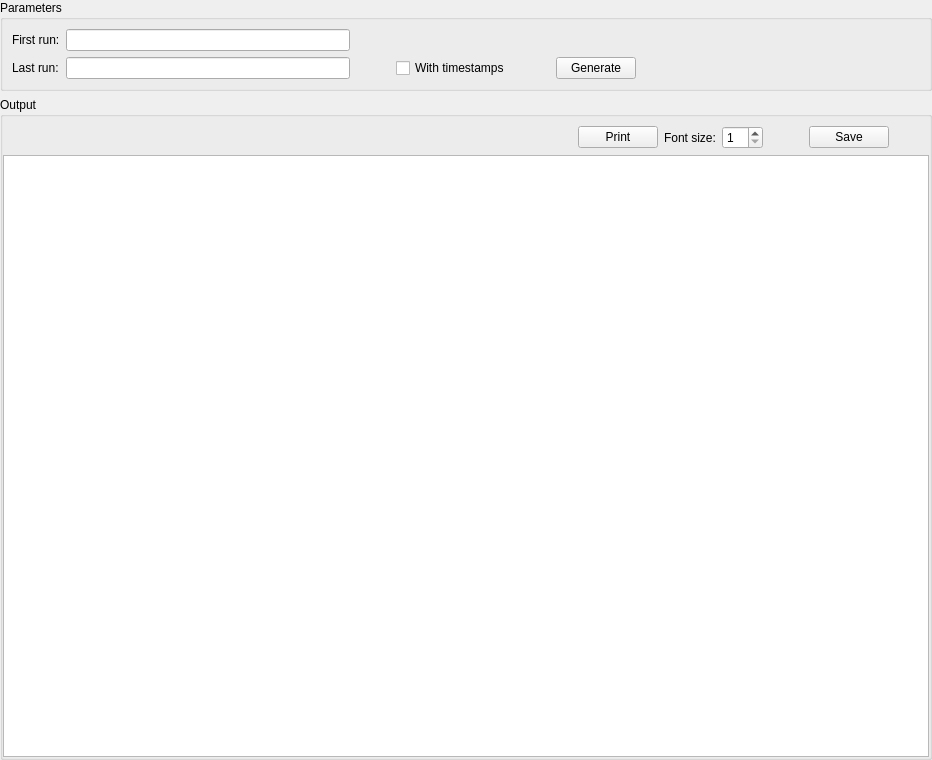
<?xml version="1.0" encoding="UTF-8"?>
<ui version="4.0">
 <class>ProtoPanel</class>
 <widget class="QWidget" name="ProtoPanel">
  <property name="geometry">
   <rect>
    <x>0</x>
    <y>0</y>
    <width>932</width>
    <height>760</height>
   </rect>
  </property>
  <property name="windowTitle">
   <string>Protocol generator</string>
  </property>
  <property name="windowIcon">
   <iconset resource="../../../../resources/nicos-gui.qrc">
    <normaloff>:/paste</normaloff>:/paste</iconset>
  </property>
  <layout class="QVBoxLayout" name="verticalLayout_2">
   <property name="margin">
    <number>0</number>
   </property>
   <item>
    <widget class="QGroupBox" name="groupBox">
     <property name="title">
      <string>Parameters</string>
     </property>
     <layout class="QGridLayout" name="gridLayout">
      <item row="1" column="5">
       <widget class="QPushButton" name="genBtn">
        <property name="text">
         <string>Generate</string>
        </property>
        <property name="icon">
         <iconset resource="../../../../resources/nicos-gui.qrc">
          <normaloff>:/down</normaloff>:/down</iconset>
        </property>
        <property name="iconSize">
         <size>
          <width>20</width>
          <height>20</height>
         </size>
        </property>
       </widget>
      </item>
      <item row="1" column="0">
       <widget class="QLabel" name="label_2">
        <property name="text">
         <string>Last run:</string>
        </property>
       </widget>
      </item>
      <item row="0" column="0">
       <widget class="QLabel" name="label">
        <property name="text">
         <string>First run:</string>
        </property>
       </widget>
      </item>
      <item row="1" column="1">
       <widget class="ShadowTextLineEdit" name="lastEdit"/>
      </item>
      <item row="0" column="1">
       <widget class="ShadowTextLineEdit" name="firstEdit"/>
      </item>
      <item row="1" column="3">
       <widget class="QCheckBox" name="stampBox">
        <property name="text">
         <string>With timestamps</string>
        </property>
       </widget>
      </item>
      <item row="1" column="7">
       <spacer name="horizontalSpacer_2">
        <property name="orientation">
         <enum>Qt::Horizontal</enum>
        </property>
        <property name="sizeHint" stdset="0">
         <size>
          <width>40</width>
          <height>20</height>
         </size>
        </property>
       </spacer>
      </item>
      <item row="1" column="2">
       <spacer name="horizontalSpacer">
        <property name="orientation">
         <enum>Qt::Horizontal</enum>
        </property>
        <property name="sizeType">
         <enum>QSizePolicy::Fixed</enum>
        </property>
        <property name="sizeHint" stdset="0">
         <size>
          <width>40</width>
          <height>20</height>
         </size>
        </property>
       </spacer>
      </item>
      <item row="1" column="4">
       <spacer name="horizontalSpacer_5">
        <property name="orientation">
         <enum>Qt::Horizontal</enum>
        </property>
        <property name="sizeType">
         <enum>QSizePolicy::Fixed</enum>
        </property>
        <property name="sizeHint" stdset="0">
         <size>
          <width>40</width>
          <height>20</height>
         </size>
        </property>
       </spacer>
      </item>
     </layout>
    </widget>
   </item>
   <item>
    <widget class="QGroupBox" name="groupBox_2">
     <property name="title">
      <string>Output</string>
     </property>
     <layout class="QVBoxLayout" name="verticalLayout">
      <property name="leftMargin">
       <number>0</number>
      </property>
      <property name="rightMargin">
       <number>0</number>
      </property>
      <property name="bottomMargin">
       <number>0</number>
      </property>
      <item>
       <layout class="QHBoxLayout" name="horizontalLayout">
        <item>
         <spacer name="horizontalSpacer_3">
          <property name="orientation">
           <enum>Qt::Horizontal</enum>
          </property>
          <property name="sizeType">
           <enum>QSizePolicy::Expanding</enum>
          </property>
          <property name="sizeHint" stdset="0">
           <size>
            <width>40</width>
            <height>20</height>
           </size>
          </property>
         </spacer>
        </item>
        <item>
         <widget class="QPushButton" name="printBtn">
          <property name="text">
           <string>Print</string>
          </property>
          <property name="icon">
           <iconset resource="../../../../resources/nicos-gui.qrc">
            <normaloff>:/print</normaloff>:/print</iconset>
          </property>
          <property name="iconSize">
           <size>
            <width>20</width>
            <height>20</height>
           </size>
          </property>
         </widget>
        </item>
        <item>
         <widget class="QLabel" name="label_3">
          <property name="text">
           <string>Font size:</string>
          </property>
         </widget>
        </item>
        <item>
         <widget class="QSpinBox" name="fontBox">
          <property name="minimum">
           <number>1</number>
          </property>
         </widget>
        </item>
        <item>
         <spacer name="horizontalSpacer_6">
          <property name="orientation">
           <enum>Qt::Horizontal</enum>
          </property>
          <property name="sizeType">
           <enum>QSizePolicy::Fixed</enum>
          </property>
          <property name="sizeHint" stdset="0">
           <size>
            <width>40</width>
            <height>20</height>
           </size>
          </property>
         </spacer>
        </item>
        <item>
         <widget class="QPushButton" name="saveBtn">
          <property name="text">
           <string>Save</string>
          </property>
          <property name="icon">
           <iconset resource="../../../../resources/nicos-gui.qrc">
            <normaloff>:/save</normaloff>:/save</iconset>
          </property>
          <property name="iconSize">
           <size>
            <width>20</width>
            <height>20</height>
           </size>
          </property>
         </widget>
        </item>
        <item>
         <spacer name="horizontalSpacer_4">
          <property name="orientation">
           <enum>Qt::Horizontal</enum>
          </property>
          <property name="sizeType">
           <enum>QSizePolicy::Fixed</enum>
          </property>
          <property name="sizeHint" stdset="0">
           <size>
            <width>40</width>
            <height>20</height>
           </size>
          </property>
         </spacer>
        </item>
       </layout>
      </item>
      <item>
       <widget class="QTextEdit" name="outText">
        <property name="font">
         <font>
          <family>Monospace</family>
         </font>
        </property>
       </widget>
      </item>
     </layout>
    </widget>
   </item>
  </layout>
  <action name="actionBack">
   <property name="icon">
    <iconset resource="../../../../resources/nicos-gui.qrc">
     <normaloff>:/previous</normaloff>:/previous</iconset>
   </property>
   <property name="text">
    <string>Back</string>
   </property>
  </action>
  <action name="actionForward">
   <property name="icon">
    <iconset resource="../../../../resources/nicos-gui.qrc">
     <normaloff>:/next</normaloff>:/next</iconset>
   </property>
   <property name="text">
    <string>Forward</string>
   </property>
  </action>
  <action name="actionRefresh">
   <property name="icon">
    <iconset resource="../../../../resources/nicos-gui.qrc">
     <normaloff>:/refresh</normaloff>:/refresh</iconset>
   </property>
   <property name="text">
    <string>Refresh</string>
   </property>
  </action>
  <action name="actionAddComment">
   <property name="text">
    <string>Add comment</string>
   </property>
   <property name="toolTip">
    <string>Add a free-form comment entry to the logbook</string>
   </property>
  </action>
  <action name="actionAddRemark">
   <property name="text">
    <string>Set Remark</string>
   </property>
   <property name="toolTip">
    <string>Set the remark (instrument configuration header) and add it to the logbook</string>
   </property>
  </action>
  <action name="actionAttachFile">
   <property name="text">
    <string>Attach file</string>
   </property>
   <property name="toolTip">
    <string>Attach a file to the logbook</string>
   </property>
  </action>
  <action name="actionNewSample">
   <property name="text">
    <string>New Sample</string>
   </property>
   <property name="toolTip">
    <string>Enter a new sample name</string>
   </property>
  </action>
  <action name="actionPrint">
   <property name="icon">
    <iconset resource="../../../../resources/nicos-gui.qrc">
     <normaloff>:/print</normaloff>:/print</iconset>
   </property>
   <property name="text">
    <string>Print</string>
   </property>
   <property name="toolTip">
    <string>Print</string>
   </property>
  </action>
 </widget>
 <customwidgets>
  <customwidget>
   <class>ShadowTextLineEdit</class>
   <extends>QLineEdit</extends>
   <header>nicos.clients.gui.widgets.lineedit.h</header>
  </customwidget>
 </customwidgets>
 <resources>
  <include location="../../../../resources/nicos-gui.qrc"/>
 </resources>
 <connections/>
</ui>
